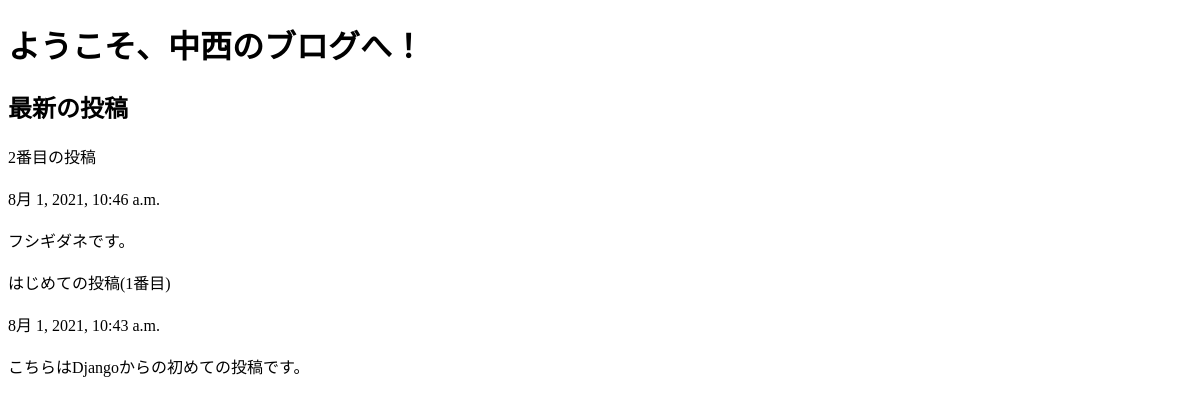
/posts/, run on an earlier commit of the app's database.
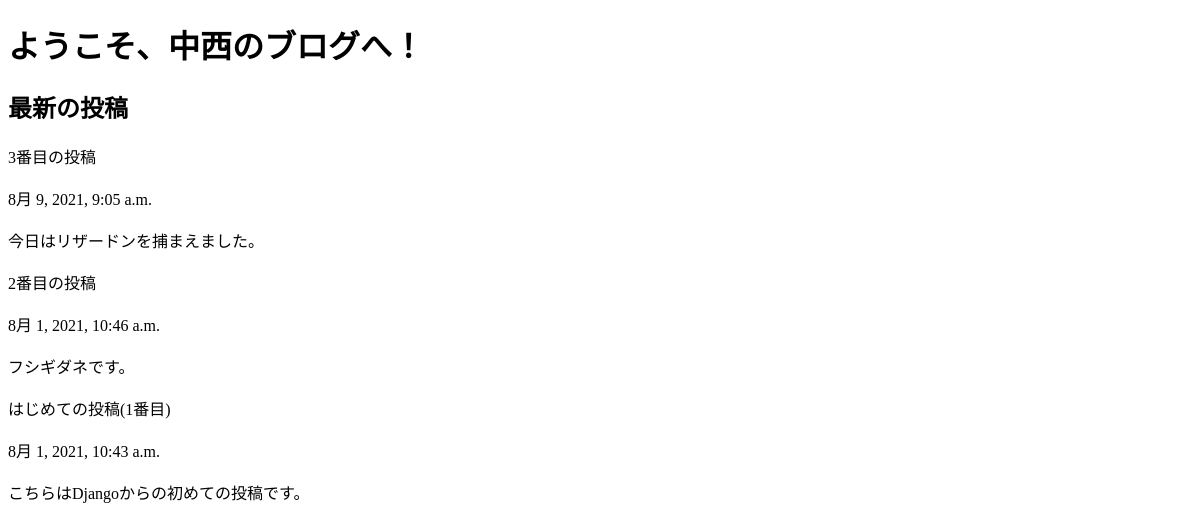
And on a later commit of the database.
### posts/models.py (models this page shows, shortened)
class Post(models.Model):
  title = models.CharField(max_length=100)
  published = models.DateTimeField()
  image = models.ImageField(upload_to='media/')
  body = models.TextField()
  def summary(self):
    return self.body[:30]

### posts/views.py (the view)
def index(request):
  posts = Post.objects.order_by('-published')
  return render(request, 'posts/index.html', {'posts': posts})

### posts/templates/posts/index.html (shortened to what this page needs)
<!DOCTYPE html>
<html lang="ja-jp">
  <head>
  </head>
  <body>
    <h1>ようこそ、中西のブログへ！</h1>
    <h2>最新の投稿</h2>
    {% for post in posts.all %}
      {{ post.title }}
      <br /><br />
      {{ post.published }}
      <br /><br />
      {{ post.summary }}
      <br /><br />
    {% endfor %}
  </body>
</html>

What changed in the data, as far as the page shows it:
added Post: title "3番目の投稿", published "8月 9, 2021, 9:05 a.m.", summary "今日はリザードンを捕まえました。"
